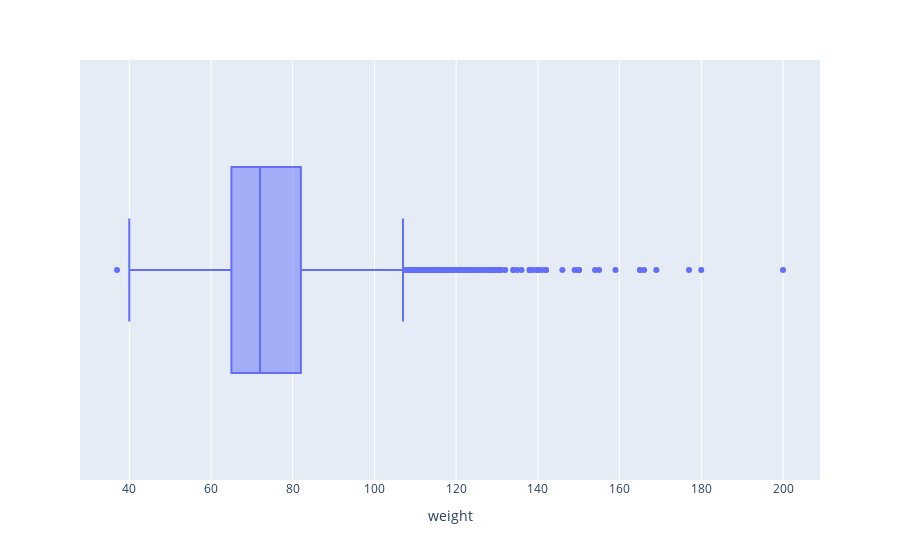

The cell this chart's notebook holds for it:
### Markdown cell above
Observação:
- A remoção dos outliers foi feita, ainda há valores nos quadrantes superiores e inferiores mas são valores que mais possíveis e que não indica necessariamente um outlier.

### Code cell
# Tratando coluna "weight"

px.box(
    df,
    "weight",
    hover_data= {
        "cardio_disease",
        "active",
        "age",
        "height"
    } 
)

### Figure 1 — Plotly figure (JSON) as saved in the notebook; plotly's stock layout.template omitted (floating-point values rounded to 4 significant figures; data arrays with more than 128 entries replaced by an {"elided": "..."} marker saying what was removed)
{"data": [{"alignmentgroup": "True", "customdata": {"elided": "9985x4 int values"}, "hovertemplate": "weight=%{x}<br>active=%{customdata[0]}<br>age=%{customdata[1]}<br>height=%{customdata[2]}<br>cardio_disease=%{customdata[3]}<extra></extra>", "legendgroup": "", "marker": {"color": "#636efa"}, "name": "", "notched": false, "offsetgroup": "", "orientation": "h", "showlegend": false, "type": "box", "x": {"elided": "9985 float values"}, "x0": " ", "xaxis": "x", "y0": " ", "yaxis": "y"}], "layout": {"boxmode": "group", "legend": {"tracegroupgap": 0}, "margin": {"t": 60}, "xaxis": {"anchor": "y", "domain": [0, 1], "title": {"text": "weight"}}, "yaxis": {"anchor": "x", "domain": [0, 1]}}}
